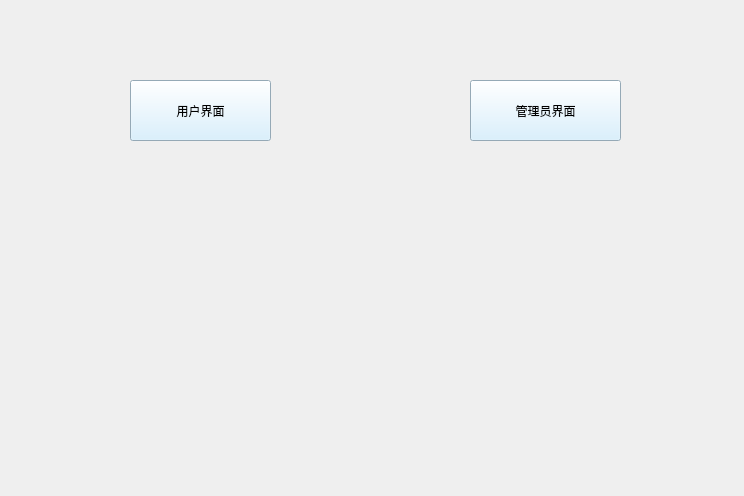
<?xml version="1.0" encoding="UTF-8"?>
<ui version="4.0">
 <class>Widget</class>
 <widget class="QWidget" name="Widget">
  <property name="geometry">
   <rect>
    <x>0</x>
    <y>0</y>
    <width>744</width>
    <height>496</height>
   </rect>
  </property>
  <property name="windowTitle">
   <string>Widget</string>
  </property>
  <property name="styleSheet">
   <string notr="true">#Widget{image: url(:/new/prefix1/bus.jpg);}</string>
  </property>
  <widget class="QPushButton" name="pushButton">
   <property name="geometry">
    <rect>
     <x>130</x>
     <y>80</y>
     <width>141</width>
     <height>61</height>
    </rect>
   </property>
   <property name="styleSheet">
    <string notr="true">background-color: rgb(208, 237, 255);
</string>
   </property>
   <property name="text">
    <string>用户界面</string>
   </property>
  </widget>
  <widget class="QPushButton" name="pushButton_2">
   <property name="geometry">
    <rect>
     <x>470</x>
     <y>80</y>
     <width>151</width>
     <height>61</height>
    </rect>
   </property>
   <property name="styleSheet">
    <string notr="true">background-color: rgb(208, 237, 255);</string>
   </property>
   <property name="text">
    <string>管理员界面</string>
   </property>
  </widget>
 </widget>
 <resources/>
 <connections/>
</ui>
